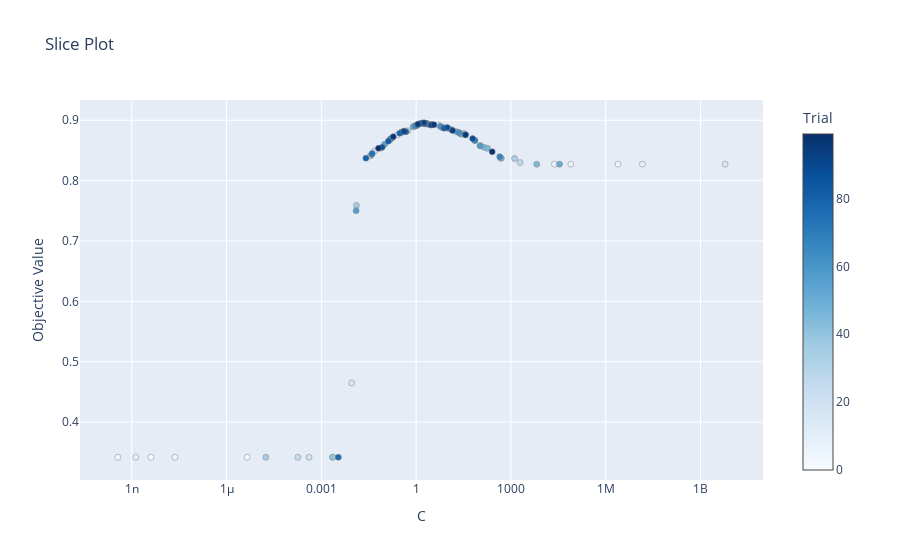

Notebook source saved alongside this figure:
### Markdown cell above
## AAC

### Code cell
feat_type = "AAC"
study = joblib.load(os.path.join(config["model_save_loc"],feat_type,sel_model[feat_type],"study.sav"))
    
with open(os.path.join(config["model_save_loc"],feat_type,sel_model[feat_type],"best_params.json"),"r") as f0:
    params = json.load(f0)
 

optuna.visualization.plot_slice(study)
